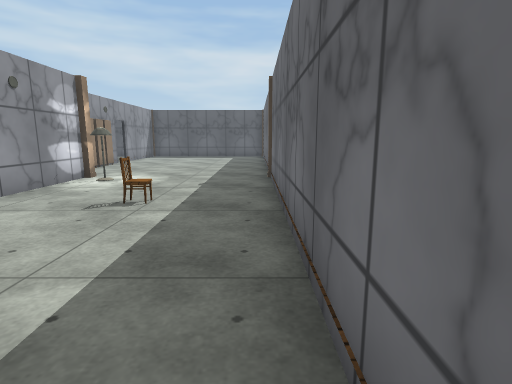
View 1 (above)

24 first-person views from a walk through a Unity game level. The camera is 1.2 m above the floor, tilts 10° down and sees 80° across. The floor is counted in squares, 1 m on a side. Each view is taken from the middle of a square. On the plan, view 1 faces up. The plan holds only what a view shows up to about 13 squares ahead; the rest is blank. The place goes on beyond the plan. Surface patterns are stand-ins for the level's own textures.

View 2
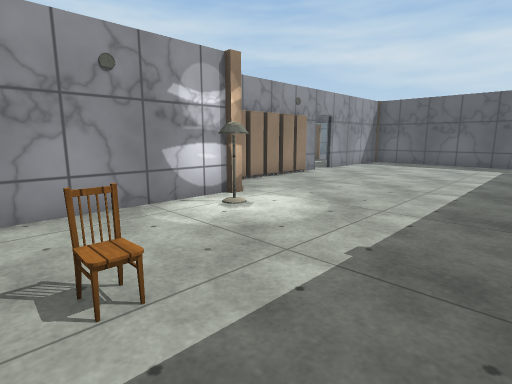

View 3
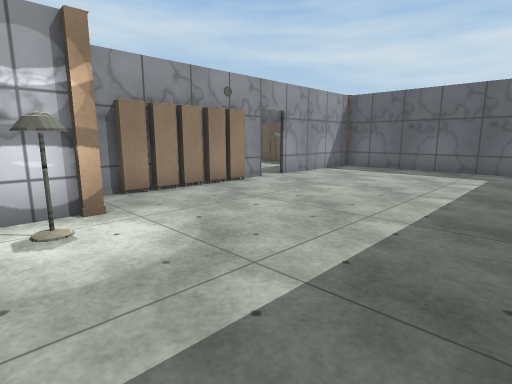

View 4
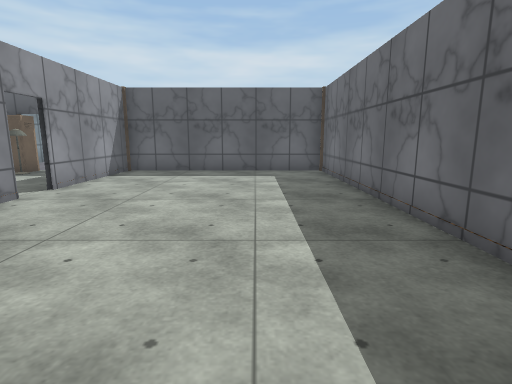

View 5
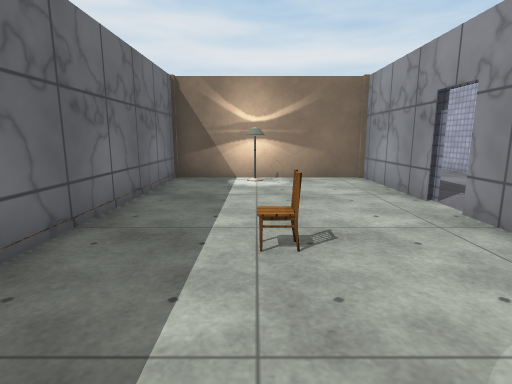

View 6
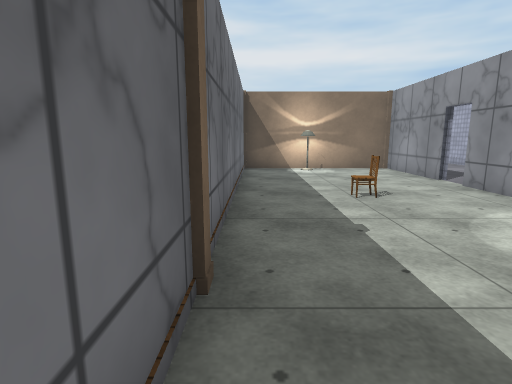

View 7
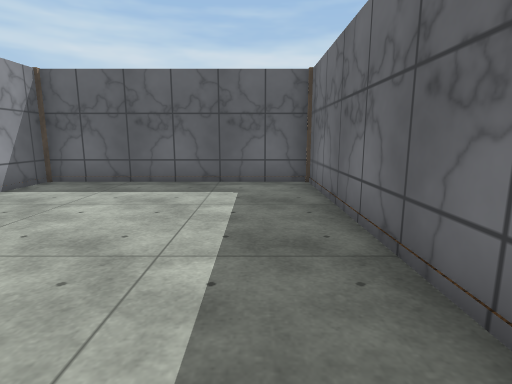

View 8
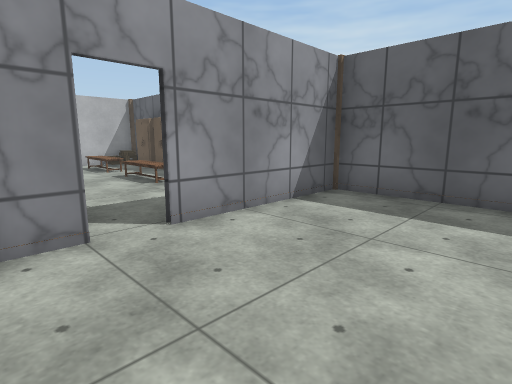

View 9
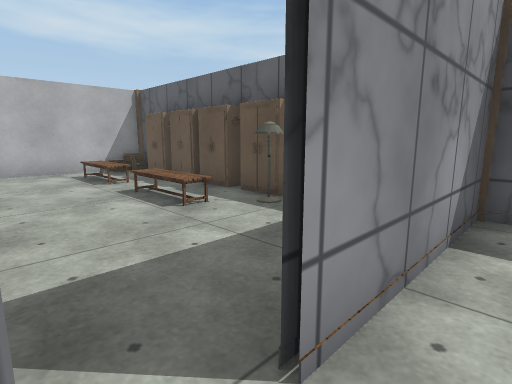

View 10
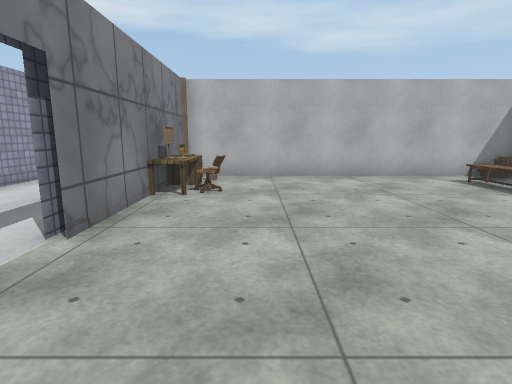

View 11
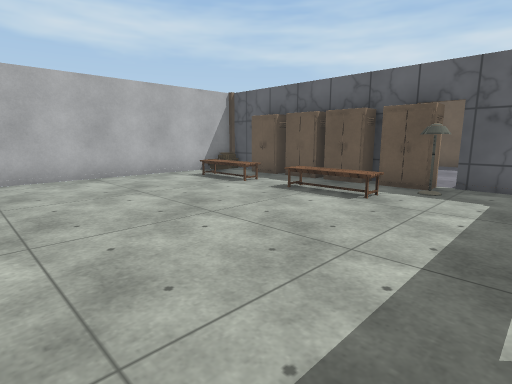

View 12
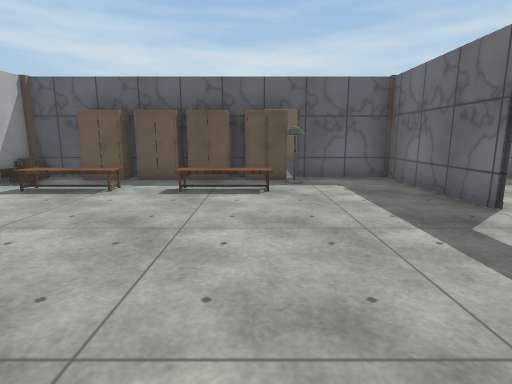

View 13
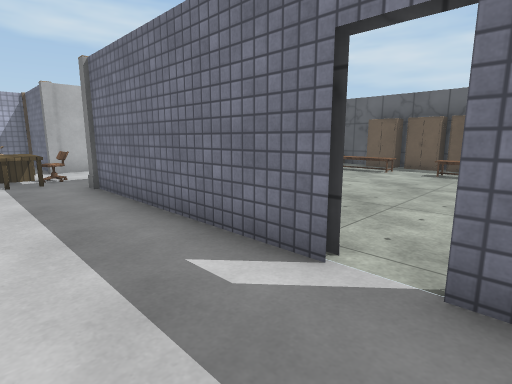

View 14
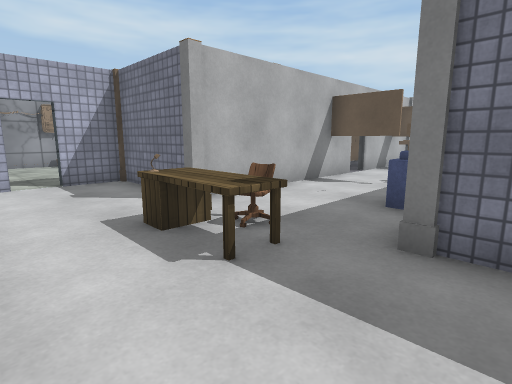

View 15
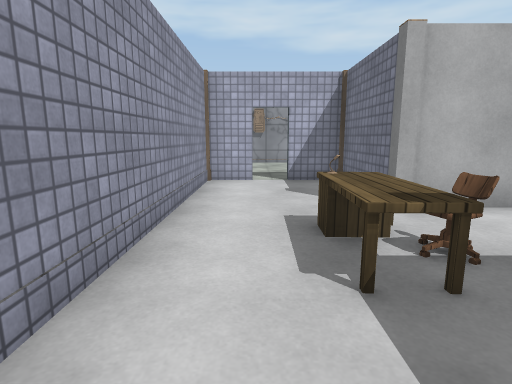

View 16
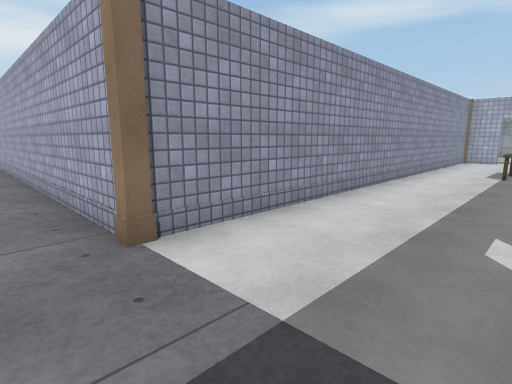

View 17
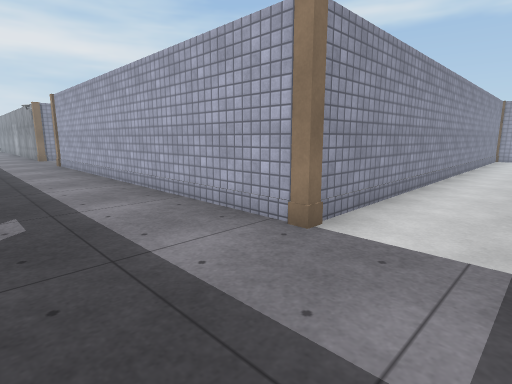

View 18
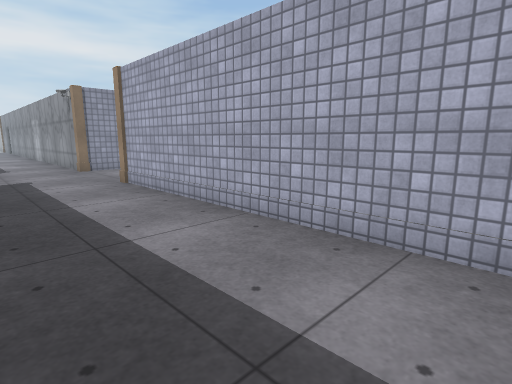

View 19
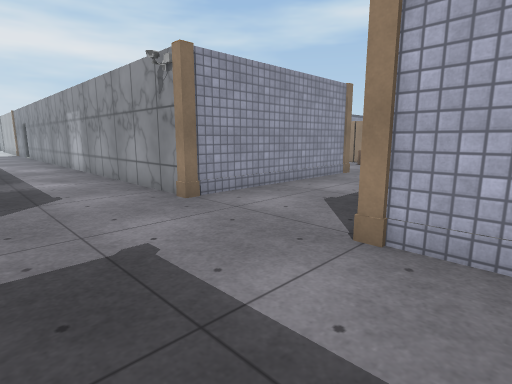

View 20
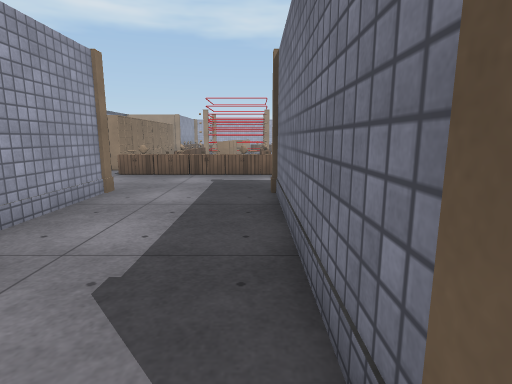

View 21
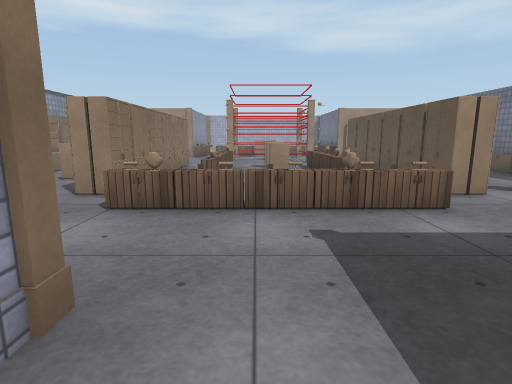

View 22
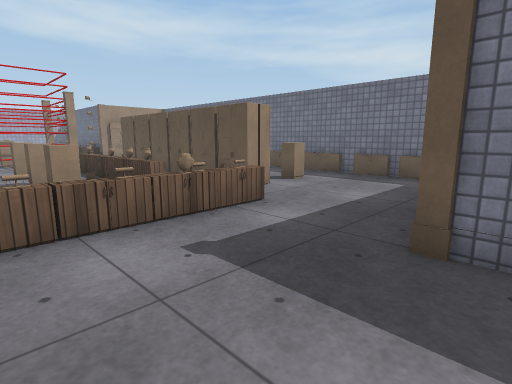

View 23
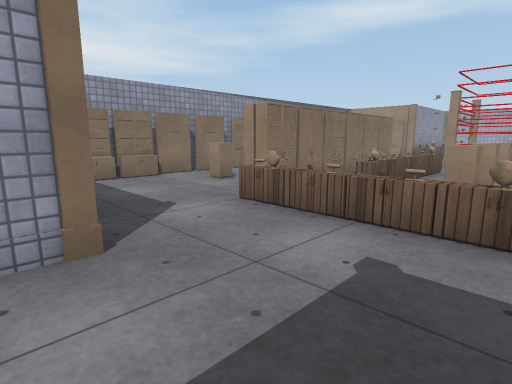

View 24
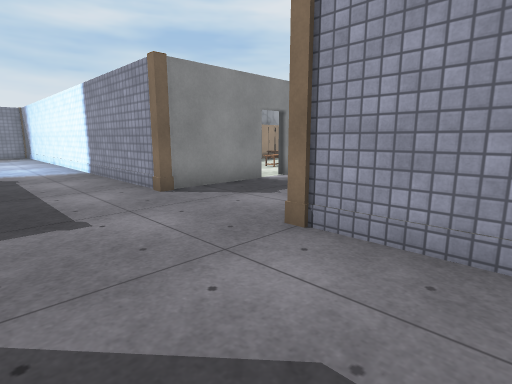

### Floor plan
Points are (right, up) in squares from view 1. A wall is a line through its corners. A room is listed if a view was taken in it or the views show most of it. See-through windows are left out.
Room 1 (views 1, 2, 3, 4, 5, 6, 7, 8, 9)
walls: (-5.1, 9.8) (-5.1, 9.2); (-5.3, 9.4) (-5.3, 4.2); (-6.8, 10.6) (-6.8, 10.1); (-6.6, 14.1) (-6.6, 10.5); (-6.8, 15.1) (-6.8, 14.2); (-5.3, 3.2) (-5.3, -0.4) (0.5, -0.4) (0.5, 20.5) (-7.1, 20.5); (-5.5, 3.2) (-5.5, 2.8); (-6.8, 20.5) (-6.8, 16)
ways out: gap at (-7, 15.5) to room 2; opening at (-5, 4) to room 3
objects: chair (-2, 6)
Room 2 (views 10, 11, 12)
walls: (-6.9, 16) (-6.9, 20.5); (-12, 9.5) (-11.5, 9.5); (-11.2, 20.5) (-14.9, 20.5); (-14.5, 9.7) (-11.5, 9.7); (-17.9, 18.5) (-17.9, 9.7) (-16.4, 9.7); (-16.4, 20.5) (-17.9, 20.5) (-17.9, 19.5); (-7.1, 20.5) (-9.8, 20.5)
ways out: gap at (-7, 15.5) to room 1; opening at (-11, 10) to room 3
objects: other object (-16, 20) to (-15, 20); chair (-15, 11); other object (-14, 20) to (-13, 20); other object (-12, 20); other object (-11, 20) to (-10, 20)
Room 3 (views 13, 14, 15, 16, 17, 18, 19, 20, 21, 22, 23, 24)
walls: (-20.4, -5) (-20.4, -5.9) (-26.5, -5.9); (-16.1, -11.4) (-9.4, -11.4) (-9.4, -17.5); (-16.4, 9.5) (-18.2, 9.5); (-26.5, -13) (-20.4, -13) (-20.4, -13.9); (-11.5, 9.5) (-14.5, 9.5); (-3.6, -11.4) (2.5, -11.4); (-25.8, 7) (-25.8, 5.6) (-9.4, 5.6) (-9.4, -7.5) (-16.1, -7.5); (-5.5, -14.8) (-5.5, -12.4); (-22.5, 17.5) (-22.5, 16.9); (-17.9, 19.5) (-17.9, 18.5); (-22.2, 19.5) (-22.2, 9.5) (-25.8, 9.5) (-25.8, 7.9)
ways out: opening at (-5, 4) to room 1; opening at (-11, 10) to room 2
objects: other object (-26, -11); other object (-26, -8) to (-26, -7); cabinet (-25, -11); cabinet (-25, -8) to (-24, -8); cabinet (-24, -11); other object (-24, -9); other object (-23, -15); cabinet (-23, -11); cabinet (-23, -8); cabinet (-22, -11); other object (-22, -9); cabinet (-22, -8); other object (-21, -15); other object (-21, -4); table (-21, 8) to (-19, 8); mirror (-21, 15) to (-20, 15); mirror (-21, 19) to (-20, 19); chair (-20, 9); cabinet (-19, -12) to (-19, -11); cabinet (-19, -10); cabinet (-19, -9); cabinet (-19, -8); cabinet (-19, -7); sofa (-19, 12) to (-19, 13); other object (-18, 19); table (-16, 10); monitor (-15, 10)

Where each view was taken, in squares from view 1:
view 1: 0 up, 0 right, facing up
view 2: 5 up, 0 right, facing up-left
view 3: 8 up, 0 right, facing up-left
view 4: 9 up, 2 left, facing up
view 5: 9 up, 2 left, facing down
view 6: 12 up, 0 right, facing down
view 7: 12 up, 1 left, facing up
view 8: 14 up, 3 left, facing up-left
view 9: 15 up, 6 left, facing up-left
view 10: 12 up, 8 left, facing left
view 11: 12 up, 8 left, facing up-left
view 12: 11 up, 11 left, facing up
view 13: 7 up, 10 left, facing up-left
view 14: 6 up, 17 left, facing up-left
view 15: 7 up, 17 left, facing left
view 16: 9 up, 8 left, facing down-left
view 17: 8 up, 6 left, facing down-left
view 18: 1 up, 6 left, facing down-left
view 19: 6 down, 6 left, facing down-left
view 20: 8 down, 9 left, facing left
view 21: 10 down, 14 left, facing left
view 22: 11 down, 15 left, facing up-left
view 23: 8 down, 15 left, facing down-left
view 24: 8 down, 12 left, facing down-right
